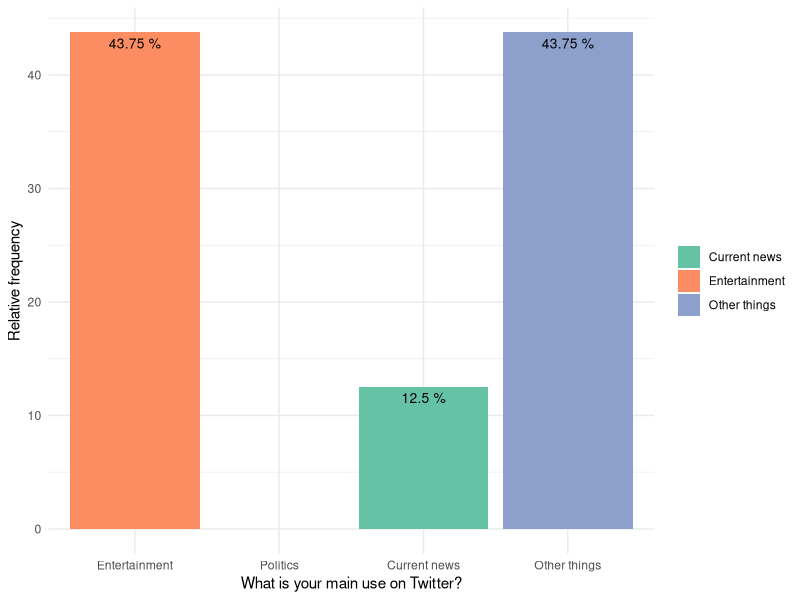
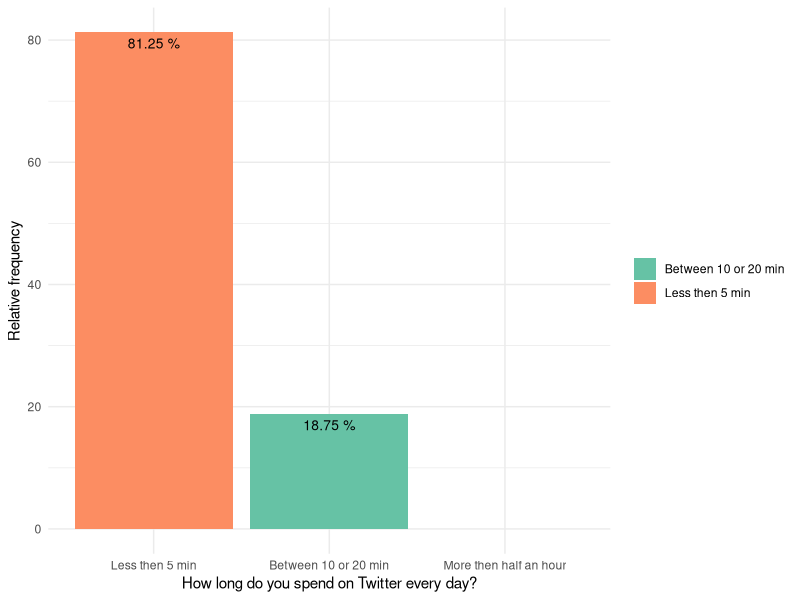
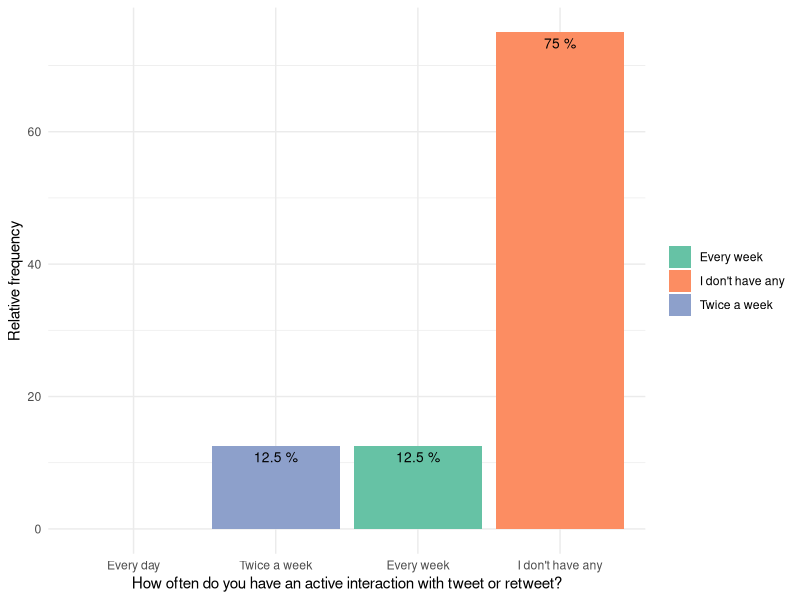
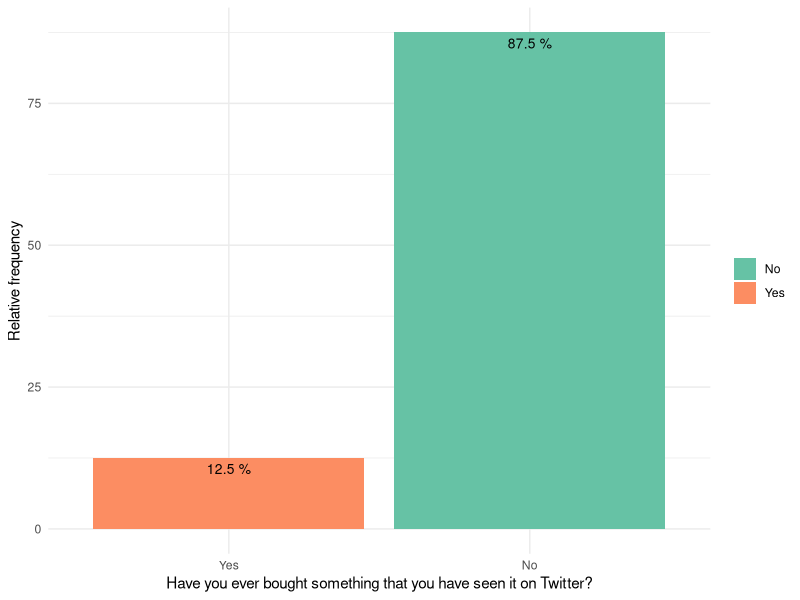

Generate these figures, in order, with R:

library(tidyverse)
library(RColorBrewer) # color palettes


workers_data <- read.csv("workers_data.csv")


questionary <- workers_data %>%
  filter(worker_paid == "True") %>%
  filter(platform == "mturk") %>%
  select(starts_with(c("q_0_", "worker_id"))) %>%
  distinct 

questionary2 <- aggregate(q_0_0_required ~ q_0_0_answer_text, data = questionary, FUN = sum)
questionary2$q_0_0_answer_text_percent <- round((questionary2$q_0_0_required/sum(questionary2$q_0_0_required))*100, 2)

ggplot(questionary2 %>% mutate(TC=paste(q_0_0_answer_text_percent, suffix ="%" )),
       aes(x=q_0_0_answer_text, y=q_0_0_answer_text_percent, fill=q_0_0_answer_text)) +
  geom_bar(stat="identity")+
  scale_fill_brewer(palette="Set2") +
 geom_text(aes(label=TC), vjust=1.6, color="black", size=3.5)+
  labs(
    x = "What is your main use on Twitter?",
    y = "Relative frequency",
  ) +
  scale_x_discrete(limits = c("Entertainment", "Politics", "Current news", "Other things")) +
  theme_minimal()+ theme(legend.title	=element_blank()) 


questionary2 <- aggregate(q_0_1_required ~ q_0_1_answer_text, data = questionary, FUN = sum)
questionary2$q_0_1_answer_text_percent <- round((questionary2$q_0_1_required/sum(questionary2$q_0_1_required))*100, 2)

ggplot(questionary2 %>% mutate(TC=paste(q_0_1_answer_text_percent, suffix ="%" )),
       aes(x=q_0_1_answer_text, y=q_0_1_answer_text_percent, fill=q_0_1_answer_text)) +
  geom_bar(stat="identity")+
  scale_fill_brewer(palette="Set2") +
 geom_text(aes(label=TC), vjust=1.6, color="black", size=3.5)+
  labs(
    x = "How long do you spend on Twitter every day?",
    y = "Relative frequency",
  ) +
  scale_x_discrete(limits = c("Less then 5 min", "Between 10 or 20 min", "More then half an hour")) +
  theme_minimal()+ theme(legend.title	=element_blank()) 




questionary2 <- aggregate(q_0_2_required ~ q_0_2_answer_text, data = questionary, FUN = sum)
questionary2$q_0_2_answer_text_percent <- round((questionary2$q_0_2_required/sum(questionary2$q_0_2_required))*100, 2)

ggplot(questionary2 %>% mutate(TC=paste(q_0_2_answer_text_percent, suffix ="%" )),
       aes(x=q_0_2_answer_text, y=q_0_2_answer_text_percent, fill=q_0_2_answer_text)) +
  geom_bar(stat="identity")+
  scale_fill_brewer(palette="Set2") +
 geom_text(aes(label=TC), vjust=1.6, color="black", size=3.5)+
  labs(
    x = "How often do you have an active interaction with tweet or retweet?",
    y = "Relative frequency",
  ) +
  scale_x_discrete(limits = c("Every day", "Twice a week", "Every week", "I don't have any")) +
  theme_minimal()+ theme(legend.title	=element_blank()) 





questionary2 <- aggregate(q_0_3_required ~ q_0_3_answer_text, data = questionary, FUN = sum)
questionary2$q_0_3_answer_text_percent <- round((questionary2$q_0_3_required/sum(questionary2$q_0_3_required))*100, 2)

ggplot(questionary2 %>% mutate(TC=paste(q_0_3_answer_text_percent, suffix ="%" )),
       aes(x=q_0_3_answer_text, y=q_0_3_answer_text_percent, fill=q_0_3_answer_text)) +
  geom_bar(stat="identity")+
  scale_fill_brewer(palette="Set2") +
 geom_text(aes(label=TC), vjust=1.6, color="black", size=3.5)+
  labs(
    x = "Have you ever bought something that you have seen it on Twitter?",
    y = "Relative frequency",
  ) +
  scale_x_discrete(limits = c("Yes", "No")) +
  theme_minimal()+ theme(legend.title	=element_blank()) 

#calcolo giustificazioni: lunghezza media, giust lung max e min

z<-workers_data %>% filter(nchar(workers_data$doc_tweetAbout_justification)>0)
k<-nchar(z$doc_tweetAbout_justification)
mean(k)

z[which(k == max(k)),"doc_tweetAbout_justification"]
z[which(k == min(k)),"doc_tweetAbout_justification"]


